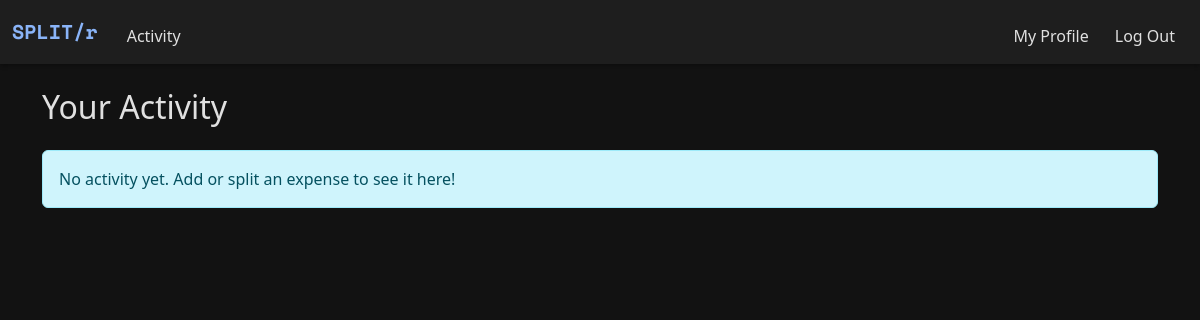
Page /history (signed in) on the earlier database version.
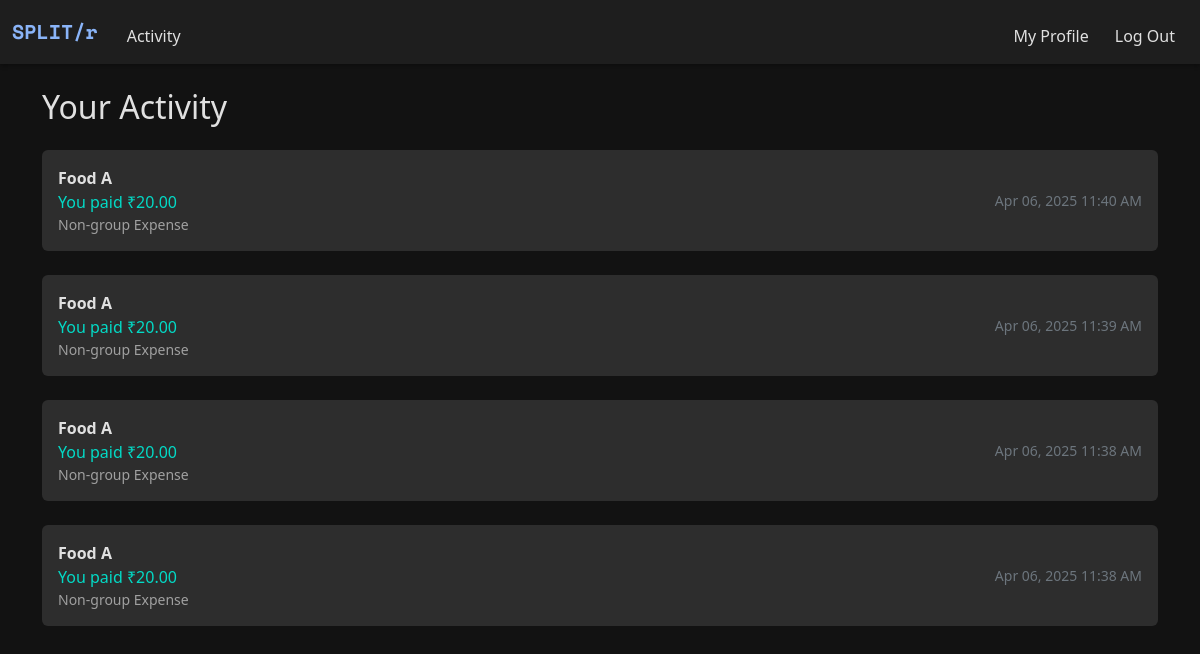
Same page on the later database version.
### models.py (models this page shows)
class Expense(db.Model):
    __tablename__ = "expenses"
    id = db.Column(db.Integer, primary_key=True)
    description = db.Column(db.String(120))
    amount = db.Column(db.Float)
    paid_by_id = db.Column(db.Integer, db.ForeignKey("users.id"))
    group_id = db.Column(db.Integer, db.ForeignKey("groups.id"), nullable=True)  # Optional
    timestamp = db.Column(db.DateTime, default=datetime.now)
    splits = db.relationship("ExpenseSplit", backref="expense", lazy=True)

### app.py (the view)
@app.route('/history')
@login_required
def activity():
    user_id = session["user_id"]
    paid_expenses = Expense.query.filter_by(paid_by_id=user_id).all()
    split_ids = db.session.query(ExpenseSplit.expense_id).filter_by(user_id=user_id).distinct()
    split_expenses = Expense.query.filter(Expense.id.in_(split_ids)).all()
    all_expenses = {exp.id: exp for exp in paid_expenses + split_expenses}.values()
    sorted_expenses = sorted(all_expenses, key=lambda e: e.timestamp, reverse=True)
    return render_template("activity.html", expenses=sorted_expenses, user_id=user_id)

### helper.py (called while the page is built)
def login_required(f):
    @wraps(f)
    def decorated_function(*args, **kwargs):
        if "user_id" not in session:
            flash("You must be logged in to view this page.", "danger")
            return redirect("/login")
        return f(*args, **kwargs)
    return decorated_function

### templates/activity.html (shortened to what this page needs)
{% extends "layout.html" %}
{% block main %}
<div class="container py-4">
    <h2 class="mb-4">Your Activity</h2>
    {% if expenses %}
        <ul class="list-unstyled">
            {% for expense in expenses %}
                {% set is_payer = expense.paid_by_id == user_id %}
                {% set user_split = expense.splits | selectattr("user_id", "equalto", user_id) | list %}
                {% set you_owe = user_split[0].amount if user_split else 0 %}
                <li class="mb-4 p-3 rounded" style="background-color: var(--dark-tertiary);">
                    <div class="d-flex justify-content-between align-items-center">
                        <div>
                            <strong>{{ expense.description }}</strong><br>
                            {% if is_payer %}
                                <span class="text-success-custom">
                                    You paid ₹{{ "%.2f"|format(expense.amount) }}
                                </span>
                            {% else %}
                                <span class="text-danger-custom">
                                    You owe ₹{{ "%.2f"|format(you_owe) }} to {{ expense.payer.name }}
                                </span>
                            {% endif %}
                            {% if expense.group %}
                                <div class="text-muted-custom small">Group: {{ expense.group.name }}</div>
                            {% else %}
                                <div class="text-muted-custom small">Non-group Expense</div>
                            {% endif %}
                        </div>
                        <small class="text-secondary">
                            {{ expense.timestamp.strftime('%b %d, %Y %I:%M %p') }}
                        </small>
                    </div>
                </li>
            {% endfor %}
        </ul>
    {% else %}
        <div class="alert alert-info">No activity yet. Add or split an expense to see it here!</div>
    {% endif %}
</div>
{% endblock %}

### templates/layout.html (shortened to what this page needs)
<!DOCTYPE html>
<html lang="en">
<head>
    <link href="https://cdn.jsdelivr.net/npm/bootstrap@5.3.3/dist/css/bootstrap.min.css" rel="stylesheet">
    <link href="/static/style.css" rel="stylesheet">
</head>
<body>
    <nav class="navbar navbar-expand-md">
        <div class="container-fluid">
            <a class="navbar-brand space-mono" href="/">SPLIT/r</a>
            <div class="collapse navbar-collapse" id="navbar">
                {% if session["user_id"] %}
                    <ul class="navbar-nav me-auto mt-2">
                        <li class="nav-item"><a class="nav-link" href="/history">Activity</a></li>
                    </ul>
                    <ul class="navbar-nav ms-auto mt-2">
                        <li class="nav-item"><a class="nav-link" href="/profile">My Profile</a></li>
                        <li class="nav-item"><a class="nav-link" href="/logout">Log Out</a></li>
                    </ul>
                {% else %}
                    <ul class="navbar-nav ms-auto mt-2">
                        <li class="nav-item"><a class="nav-link" href="/register">Register</a></li>
                        <li class="nav-item"><a class="nav-link" href="/login">Log In</a></li>
                    </ul>
                {% endif %}
            </div>
        </div>
    </nav>
    <main>
        {% block main %}{% endblock %}
    </main>
</body>
</html>

### static/style.css (style rules this page uses)
:root { --dark-bg: #121212; --dark-secondary: #1e1e1e; --dark-tertiary: #2d2d2d; --text-primary: #e0e0e0; --text-secondary: #a0a0a0; --accent-color: #8ab4f8; --danger-color: #cf6679; --success-color: #03dac6; }
html, body { height: 100%; margin: 0; padding: 0; background-color: var(--dark-bg); color: var(--text-primary); display: flex; flex-direction: column; }
main { flex: 1; display: flex; align-items: stretch; }
.space-mono { font-family: 'Space Mono', monospace; }
body { background-color: var(--dark-bg); color: var(--text-primary); min-height: 100vh; display: flex; flex-direction: column; }
.text-success-custom { color: var(--success-color) !important; }
.text-muted-custom { color: var(--text-secondary) !important; }
.navbar { background-color: var(--dark-secondary); box-shadow: 0 2px 4px rgba(0, 0, 0, 0.3); }
.navbar-brand { color: var(--accent-color); font-weight: bold; }
.nav-link { color: var(--text-primary); margin: 0 5px; transition: color 0.3s; }

Differences in the rows shown:
added Expense: description "Food A", amount "20.00", timestamp "Apr 06, 2025 11:40 AM"
added Expense: description "Food A", amount "20.00", timestamp "Apr 06, 2025 11:39 AM"
added Expense: description "Food A", amount "20.00", timestamp "Apr 06, 2025 11:38 AM"
added Expense: description "Food A", amount "20.00", timestamp "Apr 06, 2025 11:38 AM"
Other differences:
text no longer shown: "No activity yet. Add or split an expense to see it here!"
